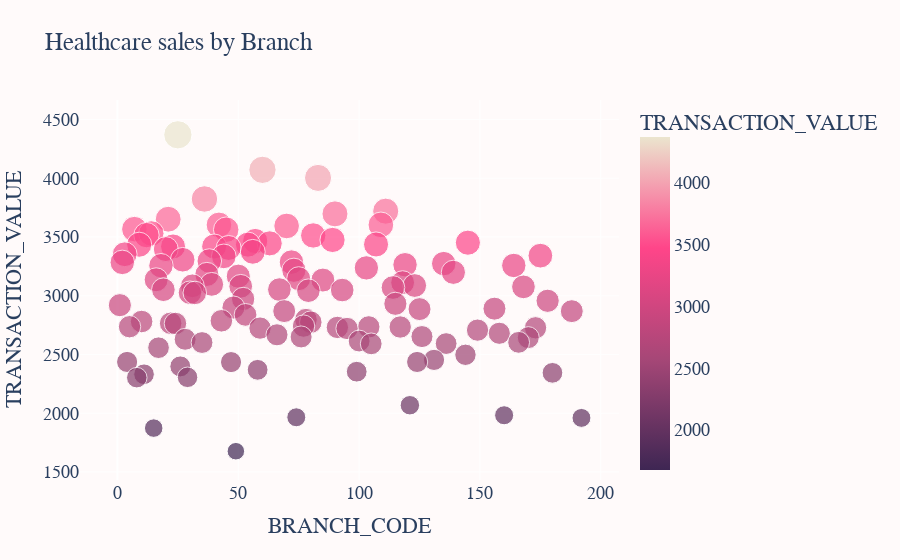

The notebook cell saved with this chart:
### Code cell
#3.5.2Find and plot which branch processed the highest total dollar value of healthcare transactions.

a = np.where(cdf['TRANSACTION_TYPE']=='Healthcare')
health = cdf.iloc[a]
grouped = health.groupby('BRANCH_CODE')['TRANSACTION_VALUE'].sum().reset_index()

grouped = grouped.sort_values(by='TRANSACTION_VALUE', ascending=False)
grouped
colors=['#3e2653', '#a64777', '#ff4589', '#ebe5ce']
fig = px.scatter(grouped, x='BRANCH_CODE', y='TRANSACTION_VALUE', color='TRANSACTION_VALUE', color_continuous_scale=colors, size='TRANSACTION_VALUE', title='Healthcare sales by Branch')
fig.update_layout(
    font_family="Arial Black",
    font_size=18,
    paper_bgcolor='snow',
    plot_bgcolor='snow'
)
fig.show()
